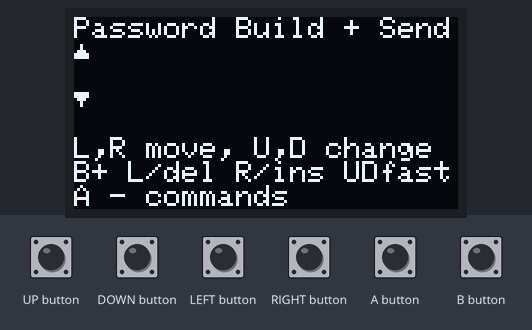
A sketch run on a simulated Arduboy, built with avr-gcc and run on an emulated ATmega32U4. Parts: 128×64 one-colour display. Inputs (shaded band) come from the test bench. Random numbers use the default seed unless the sketch sets one; USB keyboard and mouse output is not drawn.

Above: at 1.2 s.
1.3 s: UP button pressed for 0.15 s
2.9 s: DOWN button pressed for 0.15 s
4.5 s: A button pressed for 0.15 s
At 5.7 s:
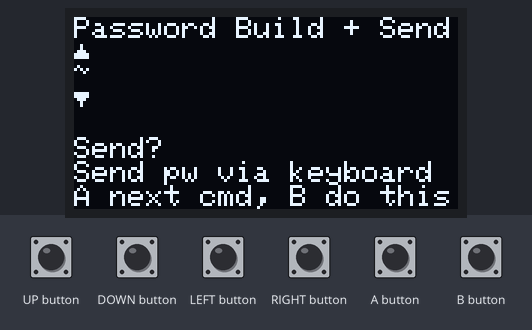
6.1 s: A button pressed for 1 s
At 6.5 s:
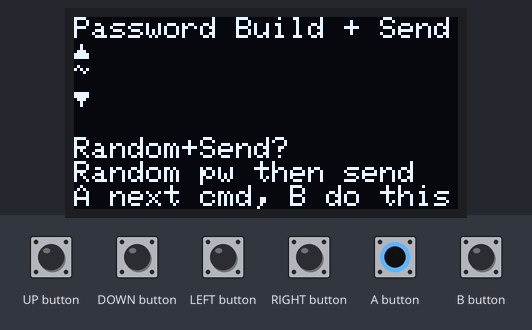
8.6 s: B button pressed for 0.15 s
At 9.3 s:
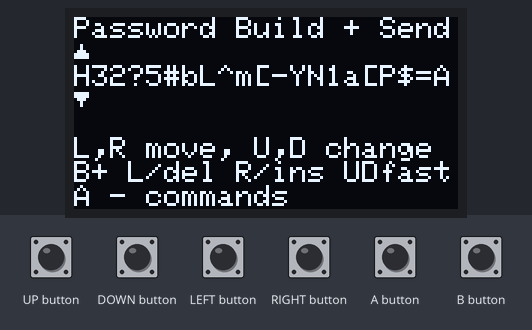
10.2 s: UP button pressed for 1 s
At 11.0 s:
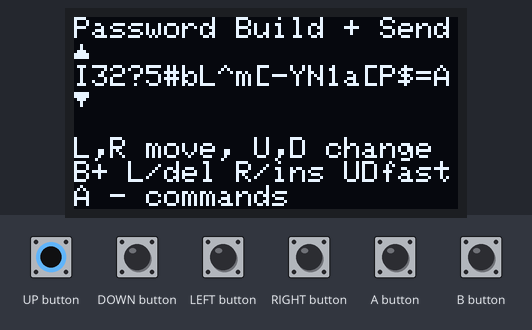
Timing chart, 0 to 13.2 s (numbered marks = the images above; inputs shaded):
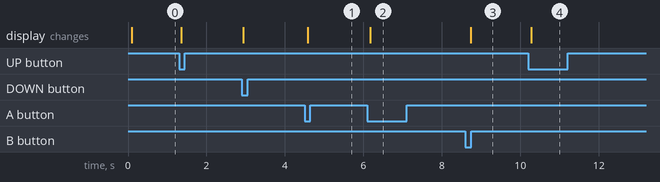

The sketch:

EnterPassword.ino
```cpp
// (licence header left out)
#include "Arduboy.h"
#include "Keyboard.h"
#include "EEPROM.h"

Arduboy arduboy;

// globals needed every pass through loop

const char    valid[]  = "ABCDEFGHIJKLMNOPQRSTUVWXYZabcdefghijklmnopqrstuvwxyz01234567890123456789!#$%&()*+,-.:;=?@[]^_{}!#$%&()*+,-.:;=?@[]^_{}";
const uint8_t PW_ALL   = 118;
const uint8_t PW_AN    = 72;
const uint8_t PW_ALPHA = 52;

char    password[22];
uint8_t cursor;
uint8_t lastinput;
uint8_t cmdmode;

struct eeprom_password {
  uint32_t magic;
  char     password[24];
};

#define EEPROM_PASSWORD (123123123)

// runs once
void setup() {
  // initiate arduboy instance
  arduboy.begin();

  // set the framerate to 15
  arduboy.setFrameRate(15);

  // last button press was nothing
  lastinput = 0;
  cmdmode = 0;

  // initialize the word
  deletepassword();

  // first we clear our screen to black
  arduboy.clear();
}

void sendpassword() {
  Keyboard.begin();
  Keyboard.print(password);
  Keyboard.end();
}

void randompassword() {
  uint8_t i;
  randomSeed( micros() );
  password[0] = valid[random(PW_ALPHA)];
  for (i=1; i<21; i++) {
    password[i] = valid[random(PW_ALL)];
  }
cursor=0;
}

void randomAMpassword() {
  uint8_t i;
  randomSeed( micros() );
  password[0] = valid[random(PW_ALPHA)];
  for (i=1; i<21; i++) {
    password[i] = valid[random(PW_AN)];
  }
cursor=0;
}

void deletepassword() {
  uint8_t i;
  for (i=0; i<21; i++) {
    password[i] = ' ';
  }
password[21] = 0;
cursor = 0;
}

void putpassword() {
  eeprom_password eppw = { EEPROM_PASSWORD, "" };

  strcpy( eppw.password, password );

  EEPROM.put( EEPROM_STORAGE_SPACE_START, eppw );
}

void getpassword() {
  eeprom_password eppw = { (0), "" };

  EEPROM.get( EEPROM_STORAGE_SPACE_START, eppw );

  if ( eppw.magic == EEPROM_PASSWORD ) {
    strcpy( password, eppw.password );
    cursor = 0;
  }
}


// main loop
void loop() {

  // loop variables

  uint8_t buttons;

  // wait for the next frame time
  if (!(arduboy.nextFrame()))
    return;

  // fetch all buttons up/down
  buttons = arduboy.buttonsState();

  if (!lastinput) {
    // filter buttons if cmdmode
    if (cmdmode) {
      buttons = buttons & (A_BUTTON + B_BUTTON);
    }

    if(buttons == LEFT_BUTTON) {
      if (cursor>0) cursor--;
      }
    if(buttons == RIGHT_BUTTON) {
      if (cursor<20) cursor++;
      }
    if(buttons == UP_BUTTON) {
      password[cursor]++;
      if (password[cursor]>(char)126) password[cursor] = (char)33;
    }
    if(buttons == DOWN_BUTTON) {
      password[cursor]--;
      if (password[cursor]<(char)33) password[cursor] = (char)126;
    }

    if(buttons == A_BUTTON) {
      cmdmode = (cmdmode+1) % 8 ;
    }

    if(cmdmode > 0 && buttons == B_BUTTON) {
      switch (cmdmode) {
        case 1: sendpassword();
                break;
        case 2: randompassword();
                sendpassword();
                break;
        case 3: randompassword();
                break;
        case 4: randomAMpassword();
                break;
        case 5: deletepassword();
                break;
        case 6: putpassword();
                break;
        case 7: getpassword();
                break;
      }
      cmdmode = 0;
    }

  }

  // delete to LEFT
  if(buttons == LEFT_BUTTON + B_BUTTON && lastinput == B_BUTTON) {
    uint8_t i;
    if (cursor>0) {
      for (i=cursor-1; i<21; i++) {
        password[i]=password[i+1];
      }
      password[21]=' ';
      cursor--;
    }
  }

  // insert space
  if(buttons == RIGHT_BUTTON + B_BUTTON && lastinput == B_BUTTON) {
    uint8_t i;
    for (i=21; i>cursor; i--) {
      password[i]=password[i-1];
    }
    password[cursor]=' ';
  }

  if(buttons == UP_BUTTON + B_BUTTON) {
    password[cursor]++;
    if (password[cursor]>(char)126) password[cursor] = (char)33;
  }

  if(buttons == DOWN_BUTTON + B_BUTTON) {
    password[cursor]--;
    if (password[cursor]<(char)33) password[cursor] = (char)126;
  }

  arduboy.clear();

  arduboy.setCursor(0,0);
  arduboy.print(F("Password Build + Send"));

  arduboy.setCursor(0,16);
  arduboy.print((password));
  arduboy.setCursor(6*cursor,8);
  arduboy.print(F("\x1E"));
  arduboy.setCursor(6*cursor,24);
  arduboy.print(F("\x1F"));

  if (cmdmode) {
    arduboy.setCursor(0,40);
    switch (cmdmode) {
//                            "012345678901234567890"
      case 1: arduboy.print(F("Send?")); break;
      case 2: arduboy.print(F("Random+Send?")); break;
      case 3: arduboy.print(F("Random?")); break;
      case 4: arduboy.print(F("Random alphanum?")); break;
      case 5: arduboy.print(F("Delete?")); break;
      case 6: arduboy.print(F("Save?")); break;
      case 7: arduboy.print(F("Load?")); break;
    }
    arduboy.setCursor(0,48);
    switch (cmdmode) {
//                            "012345678901234567890"
      case 1: arduboy.print(F("Send pw via keyboard")); break;
      case 2: arduboy.print(F("Random pw then send")); break;
      case 3: arduboy.print(F("Random pw, full chars")); break;
      case 4: arduboy.print(F("Random pw al,num only")); break;
      case 5: arduboy.print(F("Delete password")); break;
      case 6: arduboy.print(F("Store password EEPROM")); break;
      case 7: arduboy.print(F("Fetch password EEPROM")); break;
    }
    arduboy.setCursor(0,56);
//                  "012345678901234567890"
    arduboy.print(F("A next cmd, B do this"));
  }
  else {
//                                           "012345678901234567890"
    arduboy.setCursor(0,40); arduboy.print(F("L,R move, U,D change"));
    arduboy.setCursor(0,48); arduboy.print(F("B+ L/del R/ins UDfast"));
    arduboy.setCursor(0,56); arduboy.print(F("A - commands"));
  }

  // show all that screen effort
  arduboy.display();

  // remember what was pressed last time
  lastinput = buttons;
}
```

Measured:
- after the input at 4.5 s, the display: changes after 0.09 s (image 1)
- after the input at 6.1 s, the display: changes after 0.07 s (image 2)
- after the input at 8.6 s, the display: changes after 0.13 s (image 3)
- after the input at 10.2 s, the display: changes after 0.08 s (image 4)
